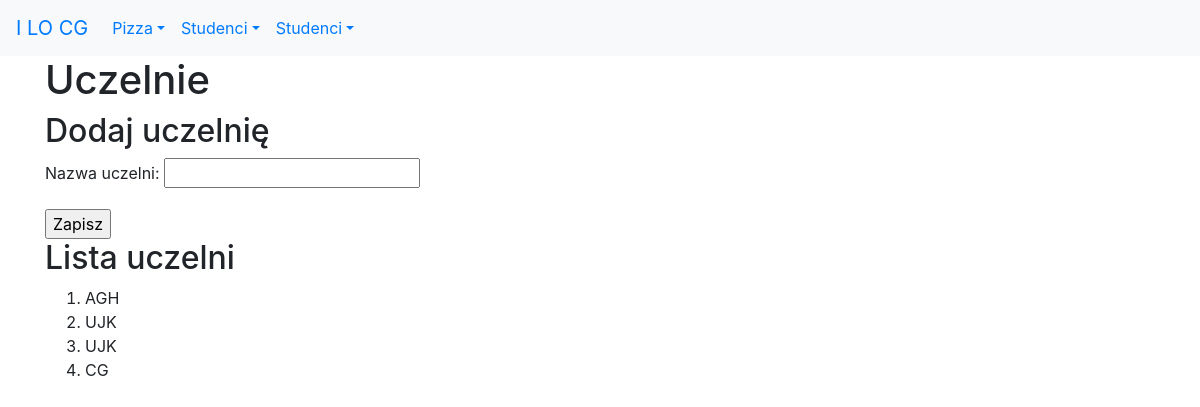
Page /studenci/uczelnie/ on the earlier database version.
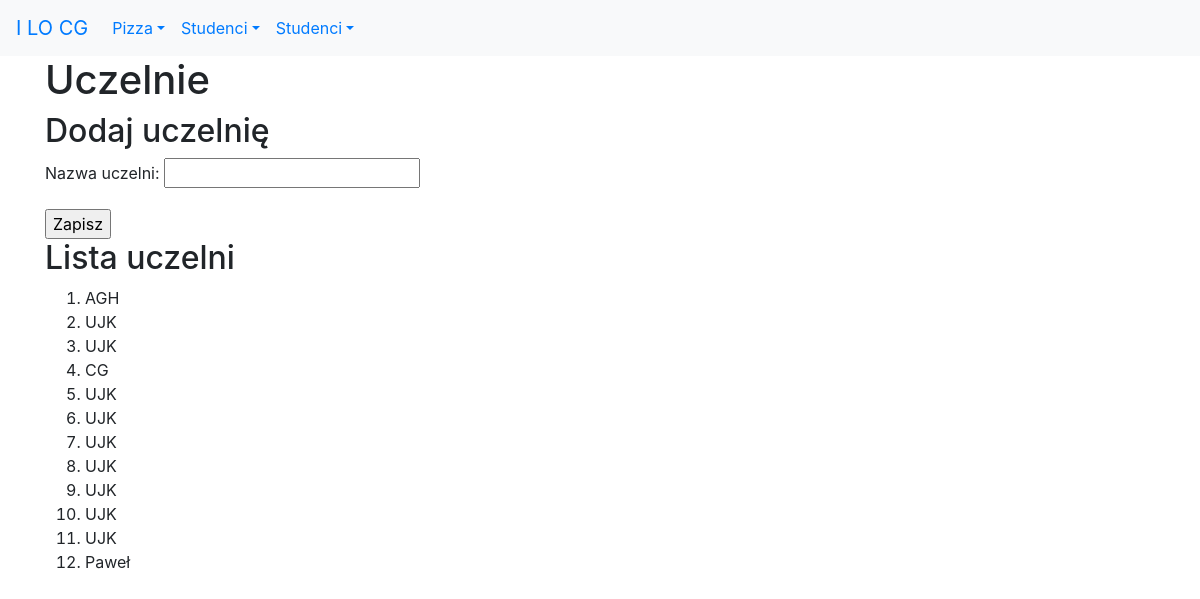
Same page on the later database version.
### studenci/models.py (models this page shows)
class Uczelnia(models.Model):
    nazwa = models.CharField(
        verbose_name='uczelnia',
        max_length=30,
        help_text='Nazwa uczelni')
    class Meta:
        verbose_name_plural = "uczelnia"

### studenci/views.py (the view)
# urls.py: path('uczelnie/', views.uczelnie, name='uczelnie'),
def uczelnie(request):
    if request.method == 'POST':
        form = UczelniaForm(request.POST)
        if form.is_valid():
            print(form.cleaned_data)
            u = Uczelnia(nazwa=form.cleaned_data['nazwa'])
            u.save()
            messages.success(request, "Poprawnie dodano dane!")
            return redirect(reverse('studenci:uczelnie'))
        else:
            messages.error(request, "Niepoprawne dane!")
    else:
        form = UczelniaForm
    uczelnie = Uczelnia.objects.all()
    kontekst = {'uczelnie': uczelnie, 'form': form}
    return render(request, 'studenci/uczelnie.html', kontekst)

### studenci/templates/studenci/uczelnie.html (shortened to what this page needs)
{% extends 'szablon.html' %}
{% block naglowek %}Uczelnie{% endblock naglowek %}
{% block tresc %}
<h2>Dodaj uczelnię</h2>
    <form action="." method="POST">
        {{ form.as_p }}
        <input type="submit" value="Zapisz">
    </form>
<h2>Lista uczelni</h2>
<ol>
    {% for uczelnia in uczelnie %}
        <li>{{ uczelnia.nazwa }}</li>
    {% endfor %}
</ol>
{% endblock tresc %}

Differences in the rows shown:
added Uczelnia: nazwa "UJK"
added Uczelnia: nazwa "UJK"
added Uczelnia: nazwa "UJK"
added Uczelnia: nazwa "UJK"
added Uczelnia: nazwa "UJK"
added Uczelnia: nazwa "UJK"
added Uczelnia: nazwa "UJK"
added Uczelnia: nazwa "Paweł"
